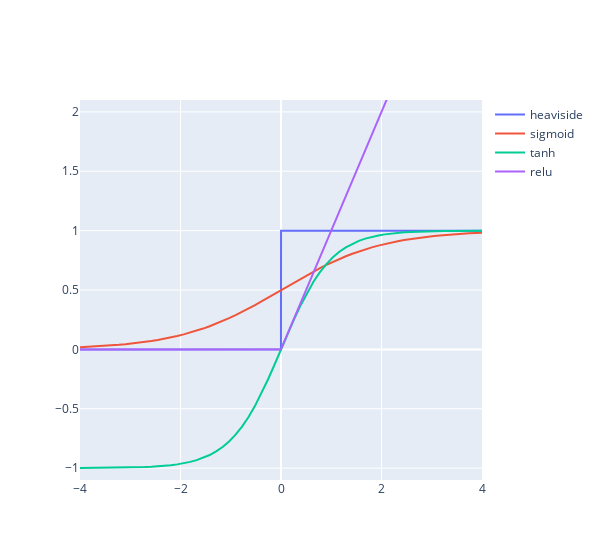

The notebook cell saved with this chart:
### Code cell
x = np.hstack( (np.linspace(-4,-1e-3,32), np.linspace(1e-3,4,32)) )

fig = go.Figure()
fig.add_trace(go.Scatter(x=x, y= np.heaviside(x,0.5), name='heaviside'))
fig.add_trace(go.Scatter(x=x, y= 1/(1 + np.exp(-x)), name='sigmoid'))
fig.add_trace(go.Scatter(x=x, y= np.tanh(x), name='tanh'))
fig.add_trace(go.Scatter(x=x, y= np.maximum(x, 0), name='relu'))
fig.update_layout(width=600, yaxis_range=[-1.1, 2.1])
fig.show()
